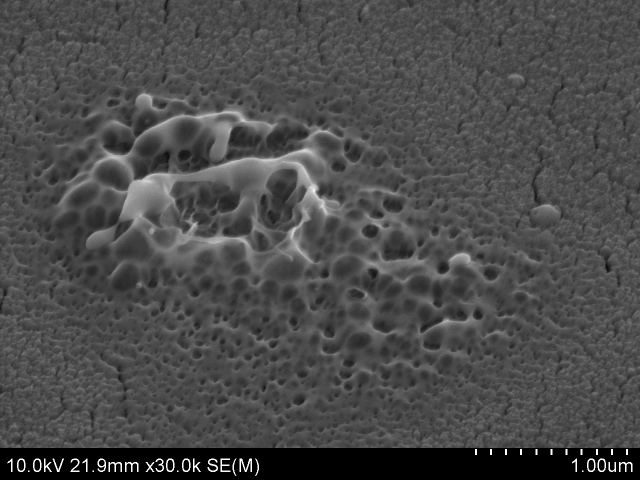
#> input picture Detect shapes in image/Nickel_MF_m05.png, 1280 x 960 px (shown at 1/2 size)
$ jupyter execute --allow-errors detect_peaks.ipynb
#> lines starting #> are read from the running program, lines starting #| are printed output that depends on the picture; after the words box and inside, x2 and y2 are one past the last pixel; in counts of white or black regions, pixels touching at a corner belong together
[cell 1]
import numpy as np
import cv2
import pytesseract

pytesseract.pytesseract.tesseract_cmd = 'C:/Program Files/Tesseract-OCR/tesseract'

[cell 2]
im = cv2.imread("Nickel_MF_m05.png")
#> im is the input picture: shape (960, 1280, 3); min 0, max 254, mean 74.3

[cell 3]
imgray = cv2.cvtColor(im, cv2.COLOR_BGR2GRAY)

[cell 4]
ret, thresh = cv2.threshold(imgray,127,255,  cv2.THRESH_BINARY)# + cv2.THRESH_OTSU)
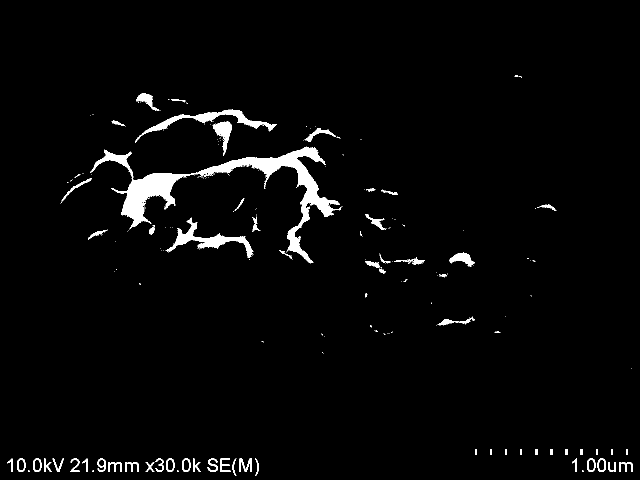
#> thresh: shape (960, 1280) (shown at 1/2 size); 2.7% white; 269 white regions (206 under 20 px)

contours, hierarchy = cv2.findContours(thresh, cv2.RETR_TREE, cv2.CHAIN_APPROX_NONE)
#> contours = 469 contours, 402 with area under 20; largest, box (x1, y1, x2, y2) and area: (180, 293, 682, 527) 15856, (331, 435, 507, 516) 2579, (270, 219, 554, 286) 2456, (426, 243, 464, 312) 985, (898, 505, 949, 534) 628

#> (the rest of this cell did not finish here and is left out)

[cell 5]

# Calculate the distance of the image
cnt = contours[0]
#> cnt = [[1164, 941], [1164, 942], [1164, 943], [1165, 943], [1166, 943], [1166, 942], [1166, 941], [1165, 941]]
M = cv2.moments(cnt)
#> M = moments, m00 4, centre m10/m00, m01/m00 = (1165, 942)
print(M)
#> (printed output is left out)

 # # Calculate the center of gravity
cx = int(M['m10']/M['m00'])
#> cx = 1165
cy = int(M['m01']/M['m00'])
#> cy = 942

[cell 6]

 # Calculate area
area = cv2.contourArea(cnt)
#> area = 4
print(area)
#| 4.0

[cell 7]

 # Calculate perimeter
perimeter = cv2.arcLength(cnt,True)
#> perimeter = 8
print(perimeter)
#| 8.0

[cell 8]
print(len(contours))
#| 469

[cell 9]
s1 = 0
s2 =100000
xcnts = []

for cnt in contours:
    if s1 < cv2.contourArea(cnt)  :
        xcnts.append(cnt)
#> this loop made 469 passes
#> cnt on passes 48, 51, 52: [[1262, 737]], [[648, 672]], [[775, 667], [776, 667]]
#> after the loop, xcnts = 293 contours, 226 with area under 20; largest, box (x1, y1, x2, y2) and area: (180, 293, 682, 527) 15856, (331, 435, 507, 516) 2579, (270, 219, 554, 286) 2456, (426, 243, 464, 312) 985, (898, 505, 949, 534) 628
obs=len(xcnts)
#> obs = 293
print(obs)
#| 293
